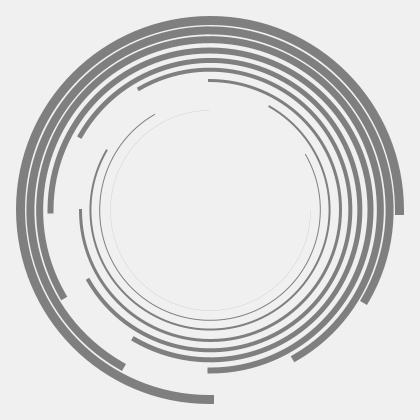
Frame 1 (no input)
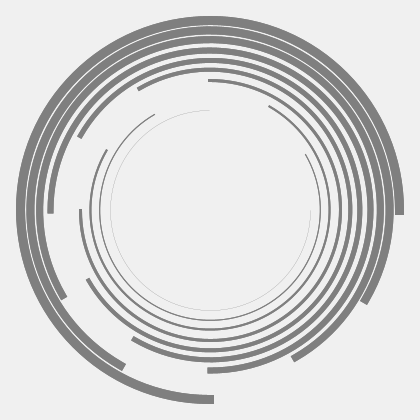
Frame 2 (the mouse pressed at the canvas centre, redrawn once)

The Processing sketch that drew these frames (run headless with seeded random() and noise(); the mouse was pressed at the canvas centre and the sketch redrawn once):

// Processing sketch: P5_211_Arcs_Base01
// ── P5_211_Arcs_Base01.pde
int x, y;
int numberOfArcs = 10;
int step = 20;
float rotation = - (HALF_PI / 3);
int arcSize;
float start, stop;

void setup()
{
  size(420, 420);
  background(240);
  noFill();
  stroke(127);
  ellipseMode(CENTER);
  strokeCap(PROJECT);
  smooth();
  noLoop();
}

void draw()
{
  for (int i = 0; i < numberOfArcs; i++) {
    strokeWeight(i);
    arc(width / 2, height / 2, 200 + (step * i), 200 + (step * i), rotation * i, rotation * i + (TWO_PI - HALF_PI));
  }
}
